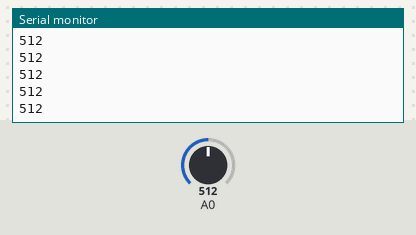
A sketch run on a simulated Arduino Uno, built with avr-gcc and run on an emulated ATmega328P. Parts: the last lines printed to the serial monitor. Inputs (shaded band) come from the test bench; at power-on: A0 = 512.

Above: at 1.2 s.
1.3 s: A0 set to 716
At 2.4 s:
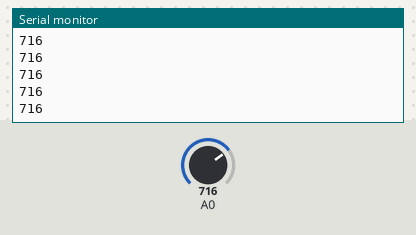
2.8 s: A0 set to 900
At 3.6 s:
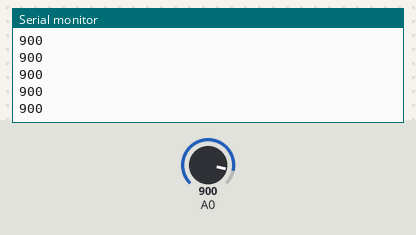
Timing chart, 0 to 5.8 s (numbered marks = the images above; inputs shaded):
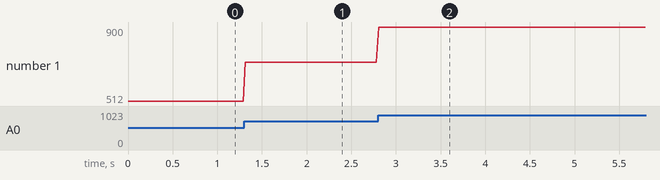

Measured:
- after the input at 1.3 s, the serial monitor: prints a new line at once (image 1)
- after the input at 2.8 s, the serial monitor: prints a new line at once (image 2)
- plotted number 1: 512 → 716 after the input at 1.3 s, 716 → 900 after the input at 2.8 s

The sketch:

temp_plotter.ino
```cpp
void setup() {
  // put your setup code here, to run once:
  pinMode(PC0, INPUT);
  Serial.begin(9600);
}

void loop() {
  // put your main code here, to run repeatedly:
    int c =analogRead(PC0);
    Serial.println(c);
    delay(25);
}
```
